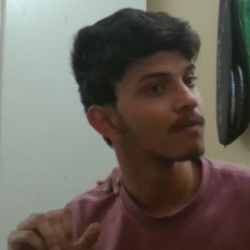
#> input picture MY_TRIAL/captured/anchor/anchor_image_110.png, 250 x 250 px; its folder holds 4 pictures in this run
$ python preprocess.py
#> lines starting #> are read from the running program, lines starting #| are printed output that depends on the picture
import subprocess
subprocess.run(["rm", "-rf", "./processed/anchor", "./processed/positive", "./processed/negative"], check=True)
subprocess.run(["mkdir", "-p", "./processed/anchor", "./processed/positive", "./processed/negative"], check=True)

import os
import matplotlib.pyplot as plt
import cv2

def preprocess():
    for file in os.listdir('./captured/anchor'):
        img = cv2.imread(os.path.join('./captured/anchor', file))
#> img is the input picture: shape (250, 250, 3); mean B, G, R 88.4, 96.4, 103.3
        if img is None:
            continue
        img = cv2.resize(img, (105, 105))
#> img: shape (105, 105, 3)
        img = cv2.cvtColor(img, cv2.COLOR_BGR2GRAY)
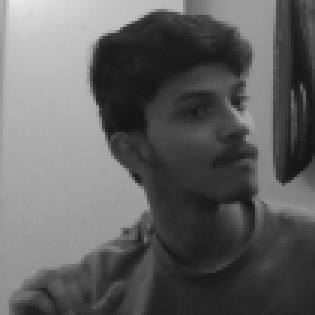
#> img: shape (105, 105) (shown 3 times larger); min 21, max 231, mean 97.5
        cv2.imwrite(os.path.join('./processed/anchor', file), img)
#> pass 2 of the loop in preprocess, `for file in os.listdir('./captured/anchor'):`:
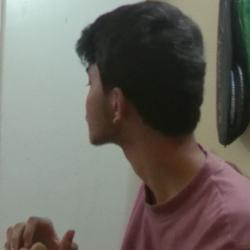
#> input picture MY_TRIAL/captured/anchor/anchor_image_147.png, 250 x 250 px
#> in preprocess, img is the input picture: shape (250, 250, 3); mean B, G, R 98.2, 105.3, 107.8
#> in preprocess, `img = cv2.cvtColor(img, cv2.COLOR_BGR2GRAY)`:
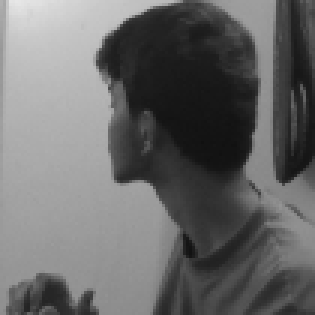
#> img: shape (105, 105) (shown 3 times larger); min 16, max 231, mean 105.2
#> pass 3 of the loop in preprocess, `for file in os.listdir('./captured/anchor'):`:
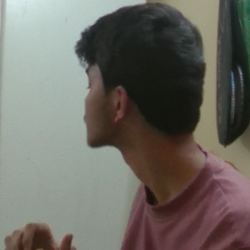
#> input picture MY_TRIAL/captured/anchor/anchor_image_154.png, 250 x 250 px
#> in preprocess, img is the input picture: shape (250, 250, 3); mean B, G, R 98.9, 106.1, 108.5
#> in preprocess, `img = cv2.cvtColor(img, cv2.COLOR_BGR2GRAY)`:
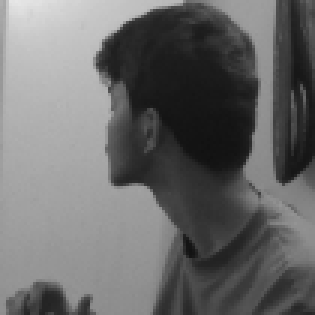
#> img: shape (105, 105) (shown 3 times larger); min 17, max 231, mean 105.9
#> the loop made 4 passes; the first 3 are shown
    print("Anchor images processed")

#> (the run stopped early here; a loop or call above may not have finished)
